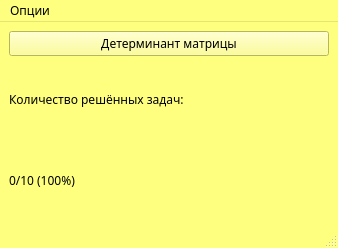
<?xml version="1.0" encoding="UTF-8"?>
<ui version="4.0">
 <class>MainWindow</class>
 <widget class="QMainWindow" name="MainWindow">
  <property name="geometry">
   <rect>
    <x>0</x>
    <y>0</y>
    <width>338</width>
    <height>248</height>
   </rect>
  </property>
  <property name="palette">
   <palette>
    <active>
     <colorrole role="WindowText">
      <brush brushstyle="SolidPattern">
       <color alpha="255">
        <red>0</red>
        <green>0</green>
        <blue>0</blue>
       </color>
      </brush>
     </colorrole>
     <colorrole role="Button">
      <brush brushstyle="SolidPattern">
       <color alpha="255">
        <red>255</red>
        <green>255</green>
        <blue>127</blue>
       </color>
      </brush>
     </colorrole>
     <colorrole role="Light">
      <brush brushstyle="SolidPattern">
       <color alpha="255">
        <red>255</red>
        <green>255</green>
        <blue>254</blue>
       </color>
      </brush>
     </colorrole>
     <colorrole role="Midlight">
      <brush brushstyle="SolidPattern">
       <color alpha="255">
        <red>255</red>
        <green>255</green>
        <blue>190</blue>
       </color>
      </brush>
     </colorrole>
     <colorrole role="Dark">
      <brush brushstyle="SolidPattern">
       <color alpha="255">
        <red>127</red>
        <green>127</green>
        <blue>63</blue>
       </color>
      </brush>
     </colorrole>
     <colorrole role="Mid">
      <brush brushstyle="SolidPattern">
       <color alpha="255">
        <red>170</red>
        <green>170</green>
        <blue>85</blue>
       </color>
      </brush>
     </colorrole>
     <colorrole role="Text">
      <brush brushstyle="SolidPattern">
       <color alpha="255">
        <red>0</red>
        <green>0</green>
        <blue>0</blue>
       </color>
      </brush>
     </colorrole>
     <colorrole role="BrightText">
      <brush brushstyle="SolidPattern">
       <color alpha="255">
        <red>255</red>
        <green>255</green>
        <blue>255</blue>
       </color>
      </brush>
     </colorrole>
     <colorrole role="ButtonText">
      <brush brushstyle="SolidPattern">
       <color alpha="255">
        <red>0</red>
        <green>0</green>
        <blue>0</blue>
       </color>
      </brush>
     </colorrole>
     <colorrole role="Base">
      <brush brushstyle="SolidPattern">
       <color alpha="255">
        <red>255</red>
        <green>255</green>
        <blue>255</blue>
       </color>
      </brush>
     </colorrole>
     <colorrole role="Window">
      <brush brushstyle="SolidPattern">
       <color alpha="255">
        <red>255</red>
        <green>255</green>
        <blue>127</blue>
       </color>
      </brush>
     </colorrole>
     <colorrole role="Shadow">
      <brush brushstyle="SolidPattern">
       <color alpha="255">
        <red>0</red>
        <green>0</green>
        <blue>0</blue>
       </color>
      </brush>
     </colorrole>
     <colorrole role="AlternateBase">
      <brush brushstyle="SolidPattern">
       <color alpha="255">
        <red>255</red>
        <green>255</green>
        <blue>191</blue>
       </color>
      </brush>
     </colorrole>
     <colorrole role="ToolTipBase">
      <brush brushstyle="SolidPattern">
       <color alpha="255">
        <red>255</red>
        <green>255</green>
        <blue>220</blue>
       </color>
      </brush>
     </colorrole>
     <colorrole role="ToolTipText">
      <brush brushstyle="SolidPattern">
       <color alpha="255">
        <red>0</red>
        <green>0</green>
        <blue>0</blue>
       </color>
      </brush>
     </colorrole>
     <colorrole role="PlaceholderText">
      <brush brushstyle="SolidPattern">
       <color alpha="127">
        <red>0</red>
        <green>0</green>
        <blue>0</blue>
       </color>
      </brush>
     </colorrole>
    </active>
    <inactive>
     <colorrole role="WindowText">
      <brush brushstyle="SolidPattern">
       <color alpha="255">
        <red>0</red>
        <green>0</green>
        <blue>0</blue>
       </color>
      </brush>
     </colorrole>
     <colorrole role="Button">
      <brush brushstyle="SolidPattern">
       <color alpha="255">
        <red>255</red>
        <green>255</green>
        <blue>127</blue>
       </color>
      </brush>
     </colorrole>
     <colorrole role="Light">
      <brush brushstyle="SolidPattern">
       <color alpha="255">
        <red>255</red>
        <green>255</green>
        <blue>254</blue>
       </color>
      </brush>
     </colorrole>
     <colorrole role="Midlight">
      <brush brushstyle="SolidPattern">
       <color alpha="255">
        <red>255</red>
        <green>255</green>
        <blue>190</blue>
       </color>
      </brush>
     </colorrole>
     <colorrole role="Dark">
      <brush brushstyle="SolidPattern">
       <color alpha="255">
        <red>127</red>
        <green>127</green>
        <blue>63</blue>
       </color>
      </brush>
     </colorrole>
     <colorrole role="Mid">
      <brush brushstyle="SolidPattern">
       <color alpha="255">
        <red>170</red>
        <green>170</green>
        <blue>85</blue>
       </color>
      </brush>
     </colorrole>
     <colorrole role="Text">
      <brush brushstyle="SolidPattern">
       <color alpha="255">
        <red>0</red>
        <green>0</green>
        <blue>0</blue>
       </color>
      </brush>
     </colorrole>
     <colorrole role="BrightText">
      <brush brushstyle="SolidPattern">
       <color alpha="255">
        <red>255</red>
        <green>255</green>
        <blue>255</blue>
       </color>
      </brush>
     </colorrole>
     <colorrole role="ButtonText">
      <brush brushstyle="SolidPattern">
       <color alpha="255">
        <red>0</red>
        <green>0</green>
        <blue>0</blue>
       </color>
      </brush>
     </colorrole>
     <colorrole role="Base">
      <brush brushstyle="SolidPattern">
       <color alpha="255">
        <red>255</red>
        <green>255</green>
        <blue>255</blue>
       </color>
      </brush>
     </colorrole>
     <colorrole role="Window">
      <brush brushstyle="SolidPattern">
       <color alpha="255">
        <red>255</red>
        <green>255</green>
        <blue>127</blue>
       </color>
      </brush>
     </colorrole>
     <colorrole role="Shadow">
      <brush brushstyle="SolidPattern">
       <color alpha="255">
        <red>0</red>
        <green>0</green>
        <blue>0</blue>
       </color>
      </brush>
     </colorrole>
     <colorrole role="AlternateBase">
      <brush brushstyle="SolidPattern">
       <color alpha="255">
        <red>255</red>
        <green>255</green>
        <blue>191</blue>
       </color>
      </brush>
     </colorrole>
     <colorrole role="ToolTipBase">
      <brush brushstyle="SolidPattern">
       <color alpha="255">
        <red>255</red>
        <green>255</green>
        <blue>220</blue>
       </color>
      </brush>
     </colorrole>
     <colorrole role="ToolTipText">
      <brush brushstyle="SolidPattern">
       <color alpha="255">
        <red>0</red>
        <green>0</green>
        <blue>0</blue>
       </color>
      </brush>
     </colorrole>
     <colorrole role="PlaceholderText">
      <brush brushstyle="SolidPattern">
       <color alpha="127">
        <red>0</red>
        <green>0</green>
        <blue>0</blue>
       </color>
      </brush>
     </colorrole>
    </inactive>
    <disabled>
     <colorrole role="WindowText">
      <brush brushstyle="SolidPattern">
       <color alpha="255">
        <red>127</red>
        <green>127</green>
        <blue>63</blue>
       </color>
      </brush>
     </colorrole>
     <colorrole role="Button">
      <brush brushstyle="SolidPattern">
       <color alpha="255">
        <red>255</red>
        <green>255</green>
        <blue>127</blue>
       </color>
      </brush>
     </colorrole>
     <colorrole role="Light">
      <brush brushstyle="SolidPattern">
       <color alpha="255">
        <red>255</red>
        <green>255</green>
        <blue>254</blue>
       </color>
      </brush>
     </colorrole>
     <colorrole role="Midlight">
      <brush brushstyle="SolidPattern">
       <color alpha="255">
        <red>255</red>
        <green>255</green>
        <blue>190</blue>
       </color>
      </brush>
     </colorrole>
     <colorrole role="Dark">
      <brush brushstyle="SolidPattern">
       <color alpha="255">
        <red>127</red>
        <green>127</green>
        <blue>63</blue>
       </color>
      </brush>
     </colorrole>
     <colorrole role="Mid">
      <brush brushstyle="SolidPattern">
       <color alpha="255">
        <red>170</red>
        <green>170</green>
        <blue>85</blue>
       </color>
      </brush>
     </colorrole>
     <colorrole role="Text">
      <brush brushstyle="SolidPattern">
       <color alpha="255">
        <red>127</red>
        <green>127</green>
        <blue>63</blue>
       </color>
      </brush>
     </colorrole>
     <colorrole role="BrightText">
      <brush brushstyle="SolidPattern">
       <color alpha="255">
        <red>255</red>
        <green>255</green>
        <blue>255</blue>
       </color>
      </brush>
     </colorrole>
     <colorrole role="ButtonText">
      <brush brushstyle="SolidPattern">
       <color alpha="255">
        <red>127</red>
        <green>127</green>
        <blue>63</blue>
       </color>
      </brush>
     </colorrole>
     <colorrole role="Base">
      <brush brushstyle="SolidPattern">
       <color alpha="255">
        <red>255</red>
        <green>255</green>
        <blue>127</blue>
       </color>
      </brush>
     </colorrole>
     <colorrole role="Window">
      <brush brushstyle="SolidPattern">
       <color alpha="255">
        <red>255</red>
        <green>255</green>
        <blue>127</blue>
       </color>
      </brush>
     </colorrole>
     <colorrole role="Shadow">
      <brush brushstyle="SolidPattern">
       <color alpha="255">
        <red>0</red>
        <green>0</green>
        <blue>0</blue>
       </color>
      </brush>
     </colorrole>
     <colorrole role="AlternateBase">
      <brush brushstyle="SolidPattern">
       <color alpha="255">
        <red>255</red>
        <green>255</green>
        <blue>127</blue>
       </color>
      </brush>
     </colorrole>
     <colorrole role="ToolTipBase">
      <brush brushstyle="SolidPattern">
       <color alpha="255">
        <red>255</red>
        <green>255</green>
        <blue>220</blue>
       </color>
      </brush>
     </colorrole>
     <colorrole role="ToolTipText">
      <brush brushstyle="SolidPattern">
       <color alpha="255">
        <red>0</red>
        <green>0</green>
        <blue>0</blue>
       </color>
      </brush>
     </colorrole>
     <colorrole role="PlaceholderText">
      <brush brushstyle="SolidPattern">
       <color alpha="127">
        <red>127</red>
        <green>127</green>
        <blue>63</blue>
       </color>
      </brush>
     </colorrole>
    </disabled>
   </palette>
  </property>
  <property name="font">
   <font>
    <family>Agency FB</family>
   </font>
  </property>
  <property name="windowTitle">
   <string>Главное окно</string>
  </property>
  <widget class="QWidget" name="centralwidget">
   <layout class="QVBoxLayout" name="verticalLayout_2">
    <item>
     <layout class="QVBoxLayout" name="verticalLayout">
      <item>
       <widget class="QPushButton" name="task1">
        <property name="text">
         <string>Детерминант матрицы</string>
        </property>
       </widget>
      </item>
      <item>
       <widget class="QLabel" name="label">
        <property name="text">
         <string>Количество решённых задач:</string>
        </property>
       </widget>
      </item>
      <item>
       <widget class="QLabel" name="StatLabel">
        <property name="text">
         <string>0/10 (100%)</string>
        </property>
       </widget>
      </item>
     </layout>
    </item>
   </layout>
  </widget>
  <widget class="QMenuBar" name="menubar">
   <property name="geometry">
    <rect>
     <x>0</x>
     <y>0</y>
     <width>338</width>
     <height>20</height>
    </rect>
   </property>
   <widget class="QMenu" name="menu">
    <property name="title">
     <string>Опции</string>
    </property>
    <addaction name="account_exit"/>
   </widget>
   <addaction name="menu"/>
  </widget>
  <widget class="QStatusBar" name="statusbar"/>
  <action name="account_exit">
   <property name="text">
    <string>Выйти из аккаунта</string>
   </property>
  </action>
 </widget>
 <resources/>
 <connections/>
</ui>
